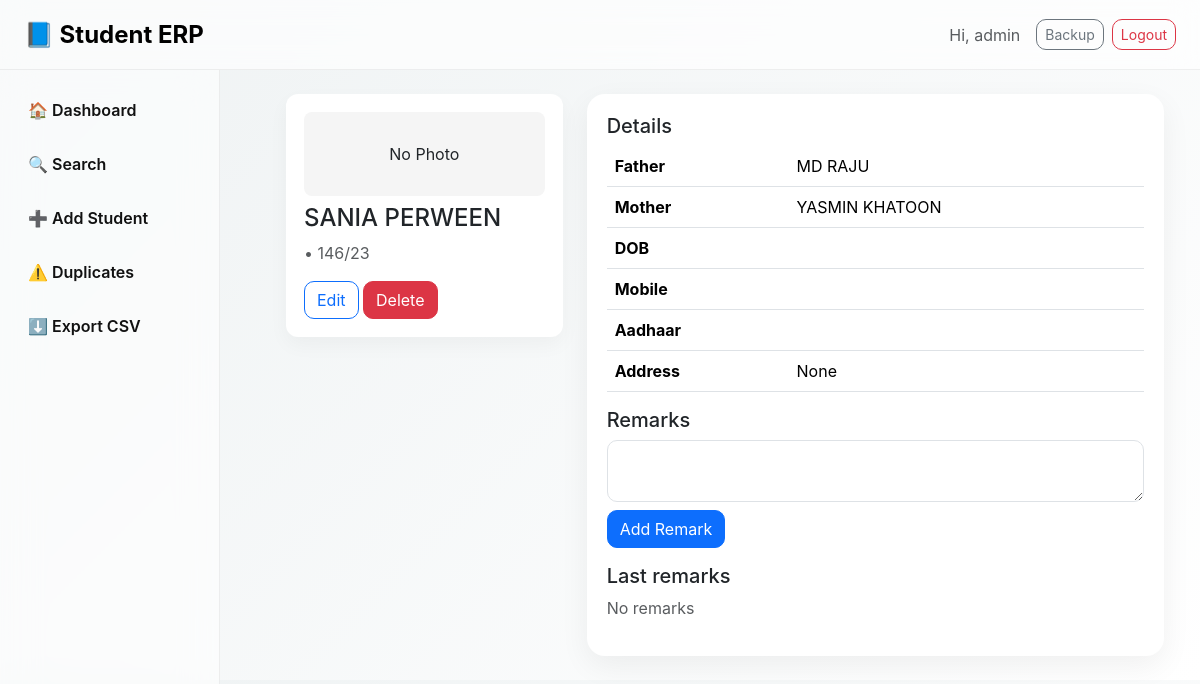
The app's page /student/1 (signed in) with its own data.
### tables this page shows
CREATE TABLE users (
        id INTEGER PRIMARY KEY AUTOINCREMENT,
        username TEXT UNIQUE,
        password_hash TEXT,
        role TEXT,
        full_name TEXT,
        created_at TEXT
    );

CREATE TABLE students (
        id INTEGER PRIMARY KEY AUTOINCREMENT,
        stable_id TEXT UNIQUE,
        school_id TEXT,
        sl_no TEXT,
        student_name TEXT,
        father_name TEXT,
        mother_name TEXT,
        sex_cast TEXT,
        dob TEXT,
        aadhaar_no TEXT,
        mobile_no TEXT,
        admission_class TEXT,
        admission_no TEXT,
        blood_group TEXT,
        address TEXT,
        category TEXT,
        religion TEXT,
        prev_school TEXT,
        transport_required INTEGER DEFAULT 0,
        medical_issues TEXT,
        emergency_contact TEXT,
        photo TEXT,
        remarks TEXT,
        status TEXT DEFAULT 'active',
        created_at TEXT,
        updated_at TEXT
    );

### app.py (the view)
@app.route("/student/<int:student_id>")
@login_required
def view_student(student_id):
    conn = get_conn()
    cur = conn.cursor()
    cur.execute("SELECT * FROM students WHERE id=?", (student_id,))
    s = cur.fetchone()
    cur.execute("SELECT * FROM remarks WHERE student_id=? ORDER BY created_at DESC", (student_id,))
    remarks = cur.fetchall()
    cur.execute("SELECT * FROM attendance WHERE student_id=? ORDER BY date DESC LIMIT 30", (student_id,))
    attendance = cur.fetchall()
    cur.execute("SELECT * FROM fees WHERE student_id=? ORDER BY year DESC,month DESC", (student_id,))
    fees = cur.fetchall()
    conn.close()
    return render_template("profile.html", student=s, remarks=remarks, attendance=attendance, fees=fees)

### app.py (called while the page is built)
def get_conn():
    conn = sqlite3.connect(DB_PATH)
    conn.row_factory = sqlite3.Row
    return conn

@login_manager.user_loader
def load_user(user_id):
    conn = get_conn()
    cur = conn.cursor()
    cur.execute("SELECT id,username,role FROM users WHERE id=?", (user_id,))
    r = cur.fetchone()
    conn.close()
    if not r:
        return None
    return User(r["id"], r["username"], r["role"])

### templates/profile.html
{% extends "layout.html" %}
{% block content %}
<div class="row">
  <div class="col-md-4">
    <div class="profile-card">
      {% if student['photo'] %}
        <img src="/uploads/{{ student['photo'] }}" class="img-fluid rounded mb-2" alt="photo">
      {% else %}
        <div class="text-center mb-2" style="padding:30px;background:#f5f5f5;border-radius:8px;">No Photo</div>
      {% endif %}
      <h4>{{ student['student_name'] }}</h4>
      <p class="text-muted">{{ student['admission_class'] }} • {{ student['admission_no'] }}</p>
      <a class="btn btn-outline-primary" href="{{ url_for('edit_student', student_id=student['id']) }}">Edit</a>
      <form method="post" action="{{ url_for('delete_student', student_id=student['id']) }}" style="display:inline-block">
        <button class="btn btn-danger" onclick="return confirm('Delete?')">Delete</button>
      </form>
    </div>
  </div>
  <div class="col-md-8">
    <div class="apple-card">
      <h5>Details</h5>
      <table class="table">
        <tr><th>Father</th><td>{{ student['father_name'] }}</td></tr>
        <tr><th>Mother</th><td>{{ student['mother_name'] }}</td></tr>
        <tr><th>DOB</th><td>{{ student['dob'] }}</td></tr>
        <tr><th>Mobile</th><td>{{ student['mobile_no'] }}</td></tr>
        <tr><th>Aadhaar</th><td>{{ student['aadhaar_no'] }}</td></tr>
        <tr><th>Address</th><td>{{ student['address'] }}</td></tr>
      </table>
      <h5 class="mt-3">Remarks</h5>
      <form method="post" action="{{ url_for('add_remark', student_id=student['id']) }}">
        <textarea name="remark" class="form-control mb-2"></textarea>
        <button class="btn btn-primary">Add Remark</button>
      </form>
      <h5 class="mt-3">Last remarks</h5>
      {% for r in remarks %}
        <div class="border rounded p-2 mb-2">
          <strong>{{ r['author'] }}</strong> <small class="text-muted">{{ r['created_at'] }}</small>
          <div>{{ r['text'] }}</div>
        </div>
      {% else %}
        <p class="text-muted">No remarks</p>
      {% endfor %}
    </div>
  </div>
</div>
{% endblock %}

### templates/layout.html (shortened to what this page needs)
<!doctype html>
<html>
<head>
  <link href="https://cdn.jsdelivr.net/npm/bootstrap@5.3.2/dist/css/bootstrap.min.css" rel="stylesheet">
  <link rel="stylesheet" href="/static/css/main.css">
</head>
<body class="app-body">
<nav class="navbar navbar-expand-lg glass-nav px-4">
  <a class="navbar-brand fw-bold fs-4" href="{{ url_for('dashboard') }}">📘 Student ERP</a>
  <div class="ms-auto d-flex align-items-center">
    <span class="me-3 text-muted">Hi, {{ current_user.username }}</span>
    <a class="btn btn-outline-secondary btn-sm me-2" href="{{ url_for('backup_db') }}">Backup</a>
    <a class="btn btn-outline-danger btn-sm" href="{{ url_for('logout') }}">Logout</a>
  </div>
</nav>
<div class="sidebar" id="sidebar">
  <div class="sidebar-inner">
    <a class="side-link" href="{{ url_for('dashboard') }}">🏠 Dashboard</a>
    <a class="side-link" href="{{ url_for('search') }}">🔍 Search</a>
    <a class="side-link" href="{{ url_for('add_student') }}">➕ Add Student</a>
    <a class="side-link" href="{{ url_for('find_duplicates') }}">⚠️ Duplicates</a>
    <a class="side-link" href="{{ url_for('export_csv') }}">⬇️ Export CSV</a>
  </div>
</div>
<div class="content-area" id="contentArea">
  <div class="container-fluid">
    {% block content %}{% endblock %}
  </div>
</div>
</body>
</html>

### static/css/main.css (style rules this page uses)
:root { --bg: linear-gradient(135deg,#eef2f3,#fff); --glass: rgba(255,255,255,0.65); --blur: blur(14px); --muted: #6b7280; --accent: #007aff; }
* { box-sizing:border-box }
body.app-body { background:var(--bg);font-family:-apple-system,BlinkMacSystemFont,'Segoe UI',Roboto,sans-serif;margin:0; }
.glass-nav { background:var(--glass);backdrop-filter:var(--blur);-webkit-backdrop-filter:var(--blur);border-bottom:1px solid rgba(0,0,0,0.06);height:70px;display:flex;align-items:center;padding:0 18px }
.sidebar { position:fixed;top:70px;left:0;width:220px;height:calc(100% - 70px);background:rgba(255,255,255,0.6);backdrop-filter:blur(18px);padding:18px;border-right:1px solid rgba(0,0,0,0.06) }
.sidebar-inner { display:flex;flex-direction:column;gap:10px }
.side-link { display:block;padding:10px;border-radius:10px;text-decoration:none;color:#111;font-weight:600 }
.content-area { margin-left:250px;padding:24px }
.apple-card { background:#fff;border-radius:18px;padding:20px;box-shadow:0 10px 30px rgba(0,0,0,0.06) }
.profile-card { padding:18px;background:#fff;border-radius:12px;box-shadow:0 8px 20px rgba(0,0,0,0.04) }
.table { background:#fff;border-radius:8px }
.form-control { border-radius:10px }
.btn { border-radius:10px }

### records on screen
users: username "admin"
students: student_name "SANIA PERWEEN", admission_no "146/23", father_name "MD RAJU", mother_name "YASMIN KHATOON"

### other values on screen
{{ student['address'] }} "None"
